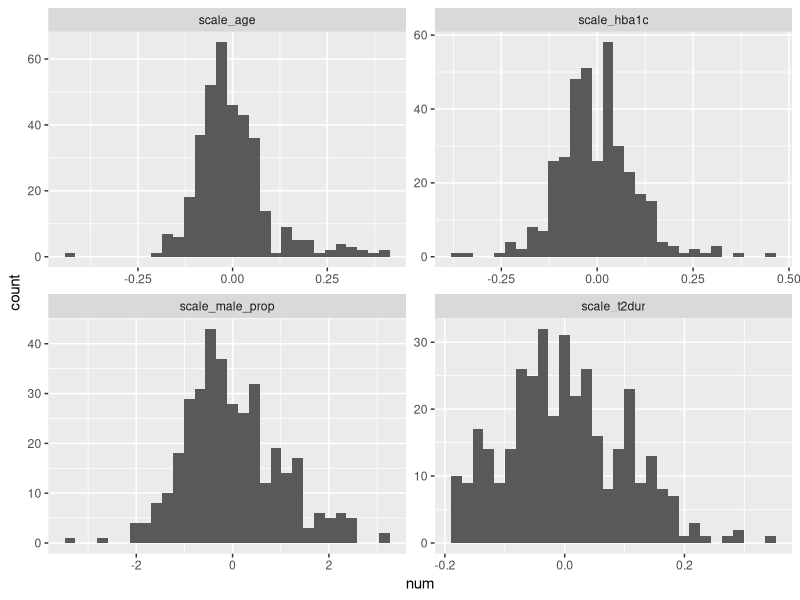

Write R code to recreate this figure. (Note: this script raises an error after producing the figure.)

rm(list = ls())
gc()

options(scipen = 999)

library(tidyverse)
library(broom)

# Import data before converting numeric covariates to ordinal/factors
a_imp_df <- read_csv("processed_data/df_stan_n348.csv")
glimpse(a_imp_df)

# Select covariates
b_dbl <- a_imp_df %>% 
  select(trial_id, n_arms, n_facilities, n_poms:n_regions) %>% 
  distinct()

# Import data with ordinal/factor coding
b_imp_df <- read_csv("processed_data/new_cov_formatting.csv")

# Replace ordinal/factors with numeric versions
# Replace regions with a count of regions involved
# Add in original participant characteristics
c_swap <- b_imp_df %>% 
  left_join(b_dbl) %>% 
  select(-c(contains(c("clp", "pom_"))))

glimpse(c_swap)
c_swap %>% reframe(across(everything(), ~ sum(is.na(.))))

# Import original participant characteristics
d_part_chars <- read_csv("processed_data/data_both_models.csv") %>% 
  select(trial_id, n, arm_n, trttype, male_prop:hba1c) %>% 
  mutate(trttype = case_match(trttype, 0 ~ 1, 1 ~ 0))

# Join numeric characteristics
# Remove BMI as it's bimodal, reduce complexity
# Format
d_add_chars <- c_swap %>% 
  select(-c(male_prop:hba1c)) %>% 
  left_join(d_part_chars) %>% 
  select(trial_id:arm_n_attr, male_prop:hba1c, everything()) %>% 
  mutate(
    trttype = as.integer(trttype),
    across(p3:bol, ~ as.integer(.))
  )

glimpse(d_add_chars)

# Summarise numeric variables to determine scaling
d_add_chars %>% 
  reframe(
    across(
      c(age:hba1c, duration, n_arms:n_regions),
      ~ unlist(
        list(
          mean = mean(.), sd = sd(.), 
          median = median(.), min = min(.), max = max(.)
        )
      )
    )
  )

# Male_prop, age, t2dur, hba1c are roughly normal, scale to mean 0, sd 1
# names(d_add_chars[c(7:11, 13, 22)])
# for (i in d_add_chars[c(7:11, 13, 22)]) {print(hist(i))}
# for (i in d_add_chars[c(7:11, 13, 22)]) {print(hist(as.numeric(scale(i))))}
# for (i in d_add_chars[c(7:11, 13, 22)]) {print(hist(as.numeric(scale(log(i)))))}

# BMI is bimodal, remove to reduce complexity, scaling/transform not suitable
# hist(as.numeric(scale(log(d_add_chars$bmi))))

# Duration and n_facilities are skewed, log transform and scale the same
# for (i in d_add_chars[c(13, 22)]) {print(hist(as.numeric(scale(log(i)))))}

# Sample size and arm size can be log-transformed and scaled the same
# for (i in d_add_chars[c(3, 4)]) {print(hist(as.numeric(scale(log(i)))))}

# N_arms, n_poms, n_regions as either ordinal or factors
# names(d_add_chars[c(21, 23:24)])
# for (i in d_add_chars[c(21, 23:24)]) {print(hist(i))}

# Format variables according to evaluation
e_format <- d_add_chars %>% 
  select(-bmi) %>% 
  mutate(
    sample_size = n,
    arm_size = arm_n,
    dur_yr = duration,
    scale_male_prop = as.numeric(scale(male_prop)),
    across(
      c(age, t2dur, hba1c), 
      ~ as.numeric(scale(.) * 0.1), 
      .names = "scale_{.col}"
    ),
    across(
      c(sample_size, arm_n, dur_yr, n_facilities), 
      ~ as.numeric(scale(log(.))),
      .names = "scale_{.col}"
    ),
    across(contains("reg_"), ~ as.integer(.)),
    arms_2 = if_else(n_arms == 2, 1L, 0L),
    arms_3 = if_else(n_arms == 3, 1L, 0L),
    arms_abv = if_else(n_arms > 3, 1L, 0L),
    pom_1 = if_else(n_poms == 1, 1L, 0L),
    pom_2 = if_else(n_poms == 2, 1L, 0L),
    pom_abv = if_else(n_poms > 2, 1L, 0L)
  ) %>% 
  select(-c(male_prop:hba1c, n_arms:n_regions, sample_size:dur_yr)) %>%
  select(trial_id:arm_n_attr, duration, scale_male_prop:scale_hba1c, everything())

glimpse(e_format)
e_format %>% reframe(across(everything(), ~ sum(is.na(.))))

# saveRDS(e_format, "processed_data/definitive_dataset.rds")

e_format %>% 
  # select(male_prop:hba1c) %>% 
  # mutate(across(everything(), ~ scale(log(.)))) %>% View()
  select(scale_male_prop:scale_hba1c) %>%
  pivot_longer(everything(), names_to = "var", values_to = "num") %>% 
  ggplot(aes(x = num)) +
  geom_histogram() +
  facet_wrap(~var, scales = "free")

# Design data
names(e_format)
f_covs <- names(e_format[c(12:35)])

# 24 variables, 10 predictor groups
f_design <- list(
  I = nrow(e_format),
  K = length(f_covs),
  r = e_format$arm_n_attr,
  N = e_format$arm_n,
  dt = e_format$duration,
  X = as.matrix(e_format[, f_covs])
)

# saveRDS(f_design, "mars/design_model_mk4/stan_dat.rds")

names(e_format)
g_covs <- names(e_format[c(8:10, 12:35)]) # 28 covariates, 13 groups

# 28 variables, 14 predictor groups
g_trial <- list(
  I = nrow(e_format),
  K = length(g_covs),
  r = e_format$arm_n_attr,
  N = e_format$arm_n,
  dt = e_format$duration,
  arm = as.integer(e_format$trttype),
  X = as.matrix(e_format[, g_covs])
)

saveRDS(g_trial, "mars/trial_sm_mk3/stan_dat.rds")
